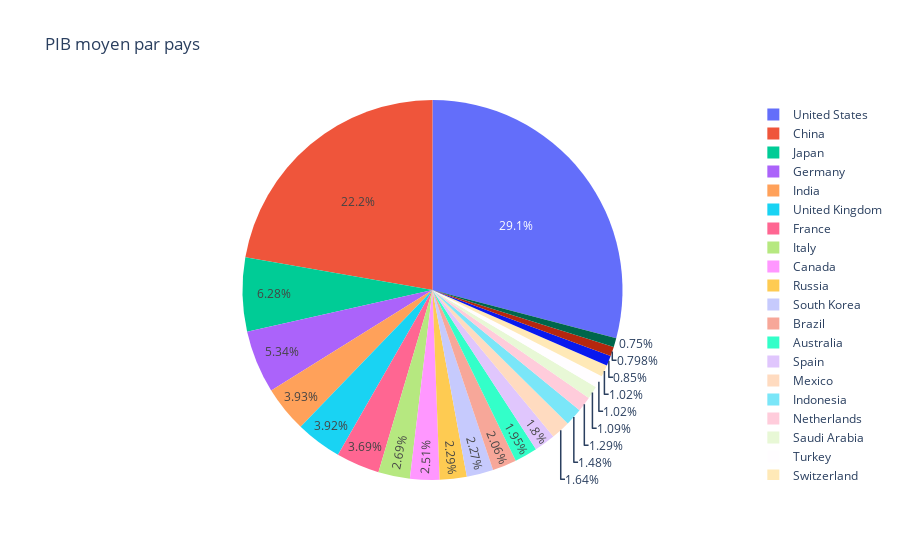

Write notebook code for a chart like this one.
### Code cell
df_country_gdp=df[df.Gdp>df_continent_gdp.Gdp.mean()]
fig_country_gdp = px.pie(df_country_gdp, values='Gdp', names='Country', title='PIB moyen par pays')
fig_country_gdp.show()

### Figure 1 — Plotly figure (JSON) as saved in the notebook; plotly's stock layout.template omitted (floating-point values rounded to 4 significant figures)
{"data": [{"domain": {"x": [0, 1], "y": [0, 1]}, "hovertemplate": "Country=%{label}<br>Gdp=%{value}<extra></extra>", "labels": ["Australia", "Belgium", "Brazil", "Canada", "China", "France", "Germany", "India", "Indonesia", "Italy", "Japan", "Mexico", "Netherlands", "Poland", "Russia", "Saudi Arabia", "South Korea", "Spain", "Sweden", "Switzerland", "Turkey", "United Kingdom", "United States"], "legendgroup": "", "name": "", "showlegend": true, "type": "pie", "values": [1559000000000.0, 600700000000.0, 1650000000000.0, 2007000000000.0, 17820000000000.0, 2959000000000.0, 4279000000000.0, 3150000000000.0, 1187000000000.0, 2155000000000.0, 5035000000000.0, 1313000000000.0, 1030000000000.0, 681300000000.0, 1837000000000.0, 874200000000.0, 1818000000000.0, 1446000000000.0, 639700000000.0, 813400000000.0, 819900000000.0, 3142000000000.0, 23315080560000]}], "layout": {"legend": {"tracegroupgap": 0}, "title": {"text": "PIB moyen par pays"}}}
